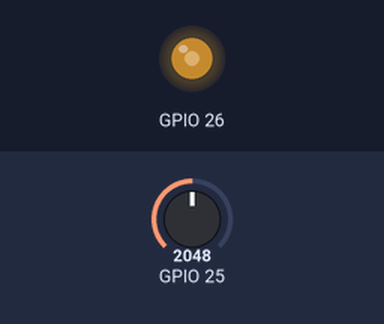
Bench run of a sketch on a simulated ESP32. Shown: output pins drawn as LEDs (lit = HIGH). The test bench sets the inputs (shaded band); at power-on: GPIO 25 = 2048. What the sketch prints to the serial monitor is not drawn.

Above: at 1.2 s.
1.3 s: GPIO 25 set to 1642
At 2.6 s:
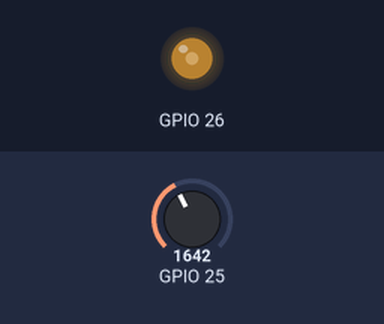
4.3 s: GPIO 25 set to 1557
At 4.8 s:
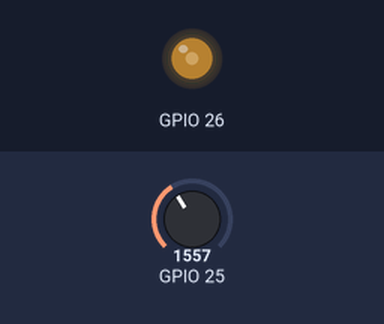
5.8 s: GPIO 25 set to 1032
At 6.6 s:
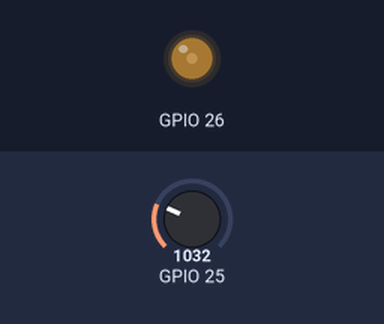
7.3 s: GPIO 25 set to 937
At 8.5 s:
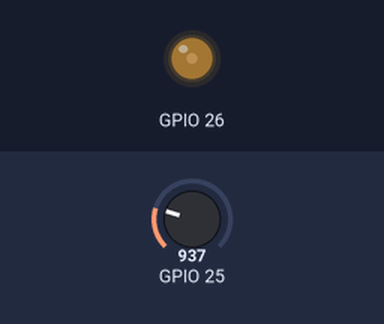
10.3 s: GPIO 25 set to 2866
At 10.7 s:
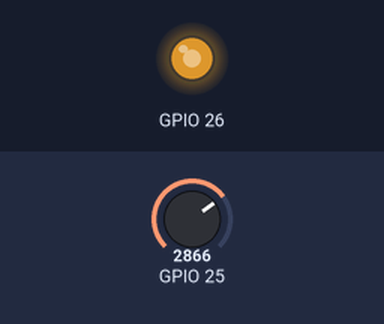
11.8 s: GPIO 25 set to 0
At 13.2 s:
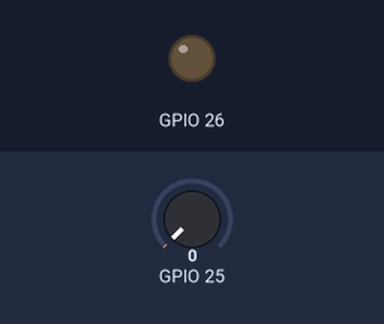
Timing chart, 0 to 14.3 s (numbered marks = the images above; inputs shaded):
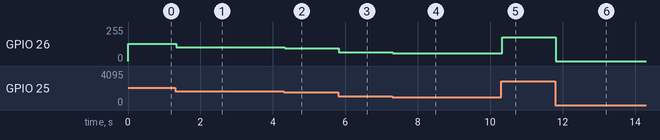

Measured:
- after the input at 1.3 s, GPIO 26: 128/255 → 102/255 at once
- after the input at 4.3 s, GPIO 26: 102/255 → 97/255 at once
- after the input at 5.8 s, GPIO 26: 97/255 → 64/255 at once
- after the input at 7.3 s, GPIO 26: 64/255 → 58/255 at once
- after the input at 10.3 s, GPIO 26: 58/255 → 179/255 at once
- after the input at 11.8 s, GPIO 26: 179/255 → 0/255 at once

The sketch:

p56-8.ino
```cpp
void setup() {
  pinMode(25, INPUT);
  pinMode(26, OUTPUT);
  Serial.begin(9600);
}

double inputVal;
int outputVal;

void loop() {
  inputVal = analogRead(25);

  outputVal = inputVal / 16;


  analogWrite(26, outputVal);

  Serial.print("輸出數值: ");
  Serial.print(outputVal);
  Serial.print(" | 輸入數值: ");
  Serial.println(inputVal);

  delay(10);
}
```
